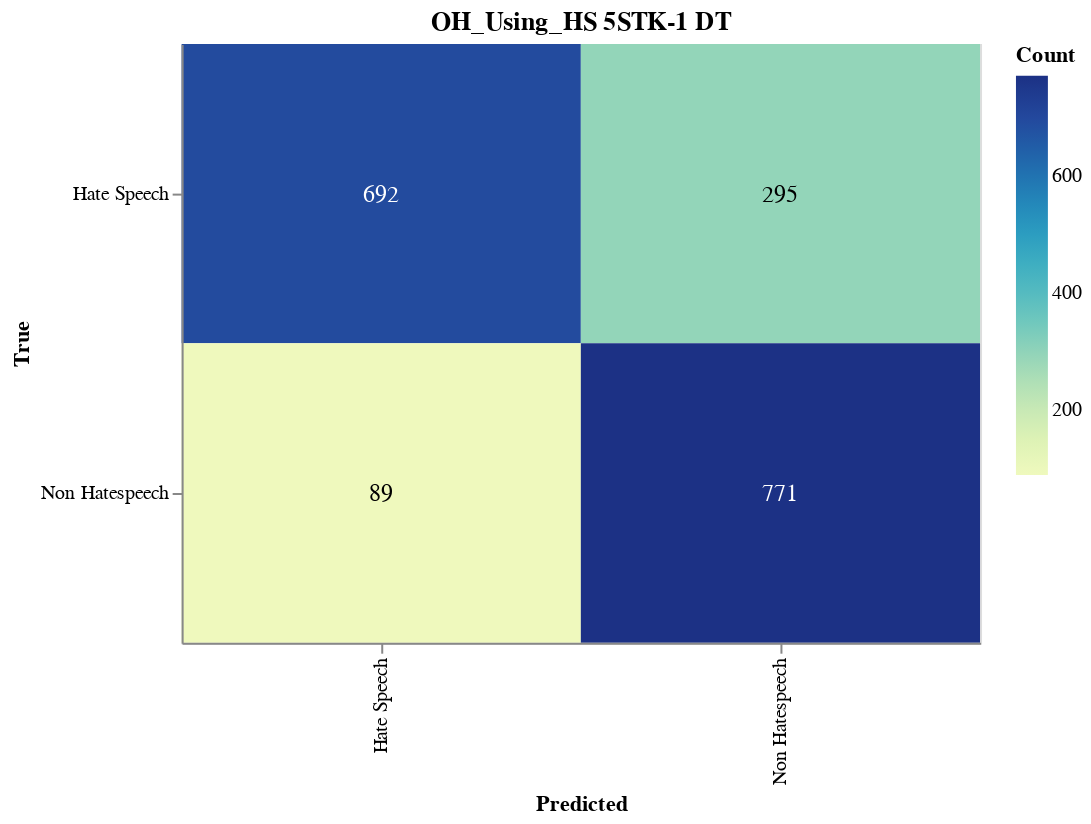

Source (notebook cell):
### Markdown cell above
#### Save CM

### Code cell
import altair as alt
import altair_saver
import pandas as pd
from sklearn.metrics import confusion_matrix

# Calculate the confusion matrix
cm = confusion_matrix(y_val, dt_validation_predictions)

# Define class names
class_names = ['Negative', 'Neutral', 'Positive']

# Convert confusion matrix to DataFrame
cm_df = pd.DataFrame(cm, index=class_names, columns=class_names).reset_index().melt(id_vars='index')
cm_df.columns = ['True', 'Predicted', 'Count']

# Ensure the order of categories
cm_df['True'] = pd.Categorical(cm_df['True'], categories=class_names, ordered=True)
cm_df['Predicted'] = pd.Categorical(cm_df['Predicted'], categories=class_names, ordered=True)

# Create the Altair plot
heatmap = alt.Chart(cm_df).mark_rect().encode(
    x=alt.X('Predicted:O', sort=class_names),
    y=alt.Y('True:O', sort=class_names),
    color='Count:Q',
    tooltip=['True', 'Predicted', 'Count']
).properties(
    width=400,
    height=300,
    title='OF_Using_FIRE 5STK-1 DT'
)

# Add text labels
text = heatmap.mark_text(
    align='center',
    baseline='middle',
    fontSize=12
).encode(
    text='Count:Q',
    color=alt.condition(
        alt.datum.Count > cm.max() / 2,
        alt.value('white'),
        alt.value('black')
    )
)

# Combine heatmap and text
final_chart = heatmap + text

# Display the plot
final_chart.show()

### Figure 1 — Vega-Lite specification as saved in the notebook (floating-point values rounded to 4 significant figures)
{"config": {"view": {"continuousWidth": 300, "continuousHeight": 300}}, "layer": [{"mark": {"type": "rect"}, "encoding": {"color": {"field": "Count", "type": "quantitative"}, "tooltip": [{"field": "True", "type": "ordinal"}, {"field": "Predicted", "type": "ordinal"}, {"field": "Count", "type": "quantitative"}], "x": {"field": "Predicted", "sort": ["Hate Speech", "Non Hatespeech"], "type": "ordinal"}, "y": {"field": "True", "sort": ["Hate Speech", "Non Hatespeech"], "type": "ordinal"}}, "title": "OH_Using_HS 5STK-1 DT"}, {"mark": {"type": "text", "align": "center", "baseline": "middle", "fontSize": 12}, "encoding": {"color": {"condition": {"test": "(datum.Count > 385.5)", "value": "white"}, "value": "black"}, "text": {"field": "Count", "type": "quantitative"}, "tooltip": [{"field": "True", "type": "ordinal"}, {"field": "Predicted", "type": "ordinal"}, {"field": "Count", "type": "quantitative"}], "x": {"field": "Predicted", "sort": ["Hate Speech", "Non Hatespeech"], "type": "ordinal"}, "y": {"field": "True", "sort": ["Hate Speech", "Non Hatespeech"], "type": "ordinal"}}, "title": "OH_Using_HS 5STK-1 DT"}], "data": {"name": "data-335a503b33bad2ee6e11e989d10d2799"}, "height": 300, "width": 400, "$schema": "https://vega.github.io/schema/vega-lite/v5.17.0.json", "datasets": {"data-335a503b33bad2ee6e11e989d10d2799": [{"True": "Hate Speech", "Predicted": "Hate Speech", "Count": 692}, {"True": "Non Hatespeech", "Predicted": "Hate Speech", "Count": 89}, {"True": "Hate Speech", "Predicted": "Non Hatespeech", "Count": 295}, {"True": "Non Hatespeech", "Predicted": "Non Hatespeech", "Count": 771}]}}
